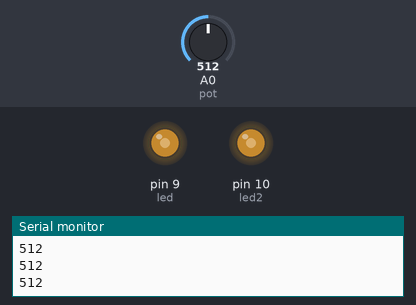
This sketch was run on a simulated Arduino Uno, built with avr-gcc and run on an emulated ATmega328P. Shown: output pins drawn as LEDs (lit = HIGH), the last lines printed to the serial monitor. The inputs (shaded band) are chosen by the test bench; at power-on: A0 (pot) = 512.

Above: at 1.2 s.
1.3 s: A0 (pot) set to 716
At 2.5 s:
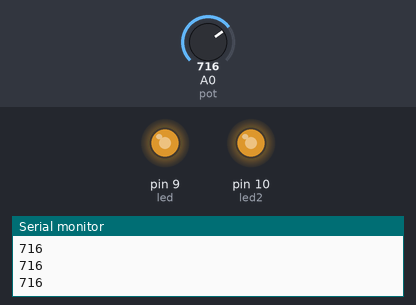
2.8 s: A0 (pot) set to 900
At 3.7 s:
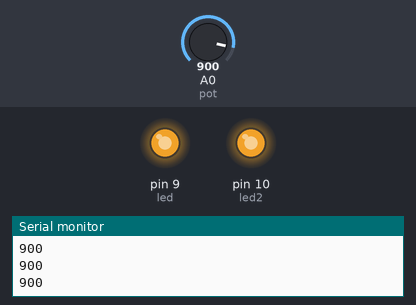
4.3 s: A0 (pot) set to 122
At 4.8 s:
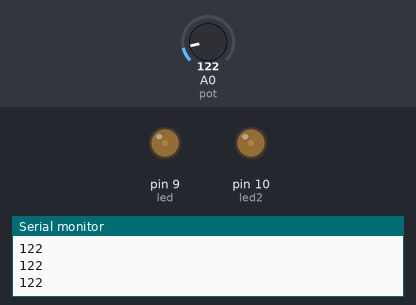
5.8 s: A0 (pot) set to 0
At 7.0 s:
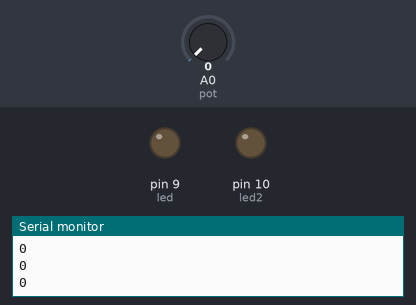
7.3 s: A0 (pot) set to 511
At 8.3 s:
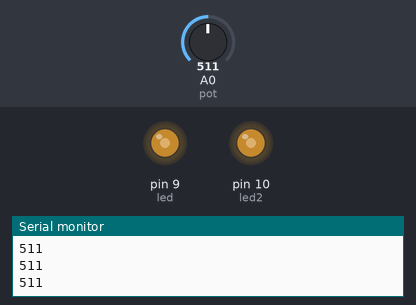
Timing chart, 0 to 9.8 s (numbered marks = the images above; inputs shaded):
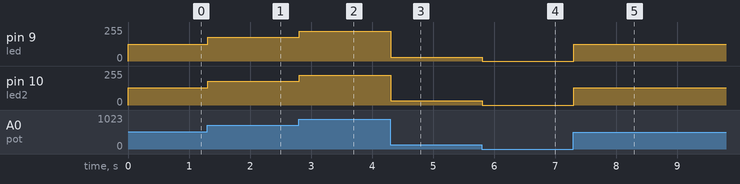

Measured:
- after the input at 1.3 s, pin 9 (led): 127/255 → 178/255 at once; pin 10 (led2): 128/255 → 179/255 at once
- after the input at 2.8 s, pin 9 (led): 178/255 → 224/255 at once; pin 10 (led2): 179/255 → 225/255 at once
- after the input at 4.3 s, pin 9 (led): 224/255 → 30/255 at once; pin 10 (led2): 225/255 → 31/255 at once
- after the input at 5.8 s, pin 9 (led): 30/255 → 0/255 at once; pin 10 (led2): 31/255 → 0/255 at once
- after the input at 7.3 s, pin 9 (led): 0/255 → 127/255 at once; pin 10 (led2): 0/255 → 128/255 at once

The sketch:

job12.ino
```cpp
int pot = A0;
int led = 9;
int led2 = 10;

void setup() {
  Serial.begin(9600);
  pinMode(pot, INPUT);
  pinMode(led, OUTPUT);
  pinMode(led2, OUTPUT);

}

void loop() {
  int valeurpot = analogRead(pot);
  Serial.println(valeurpot);
  int valeurled = map(valeurpot, 0, 1023, 0, 255);
  analogWrite(led, valeurled);
  int valeurled2 = map(valeurpot, 1023,0 ,255 ,0);
  analogWrite(led2, valeurled2);
}
```
